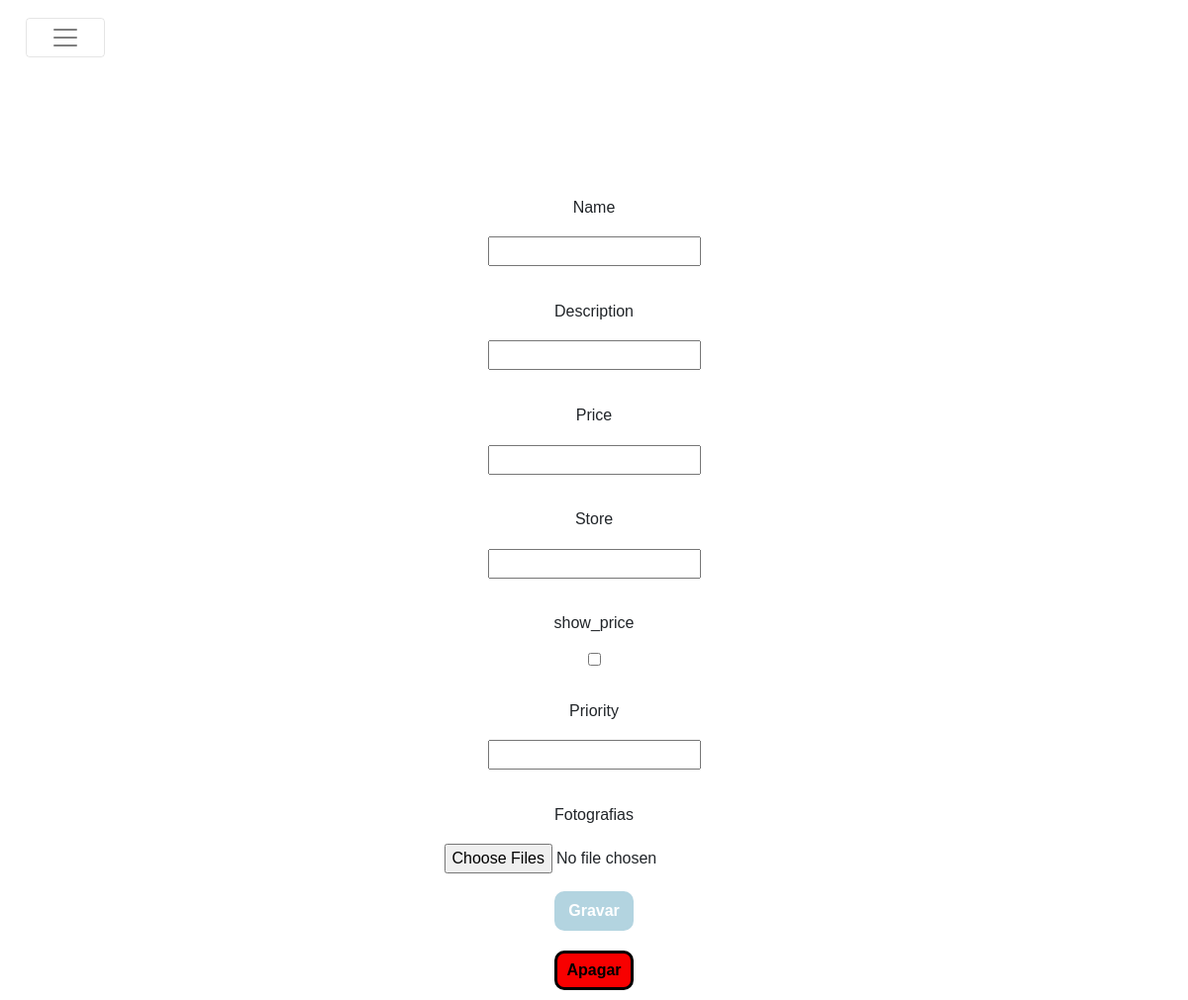
The page /edit/product/6 on the database as committed earlier.
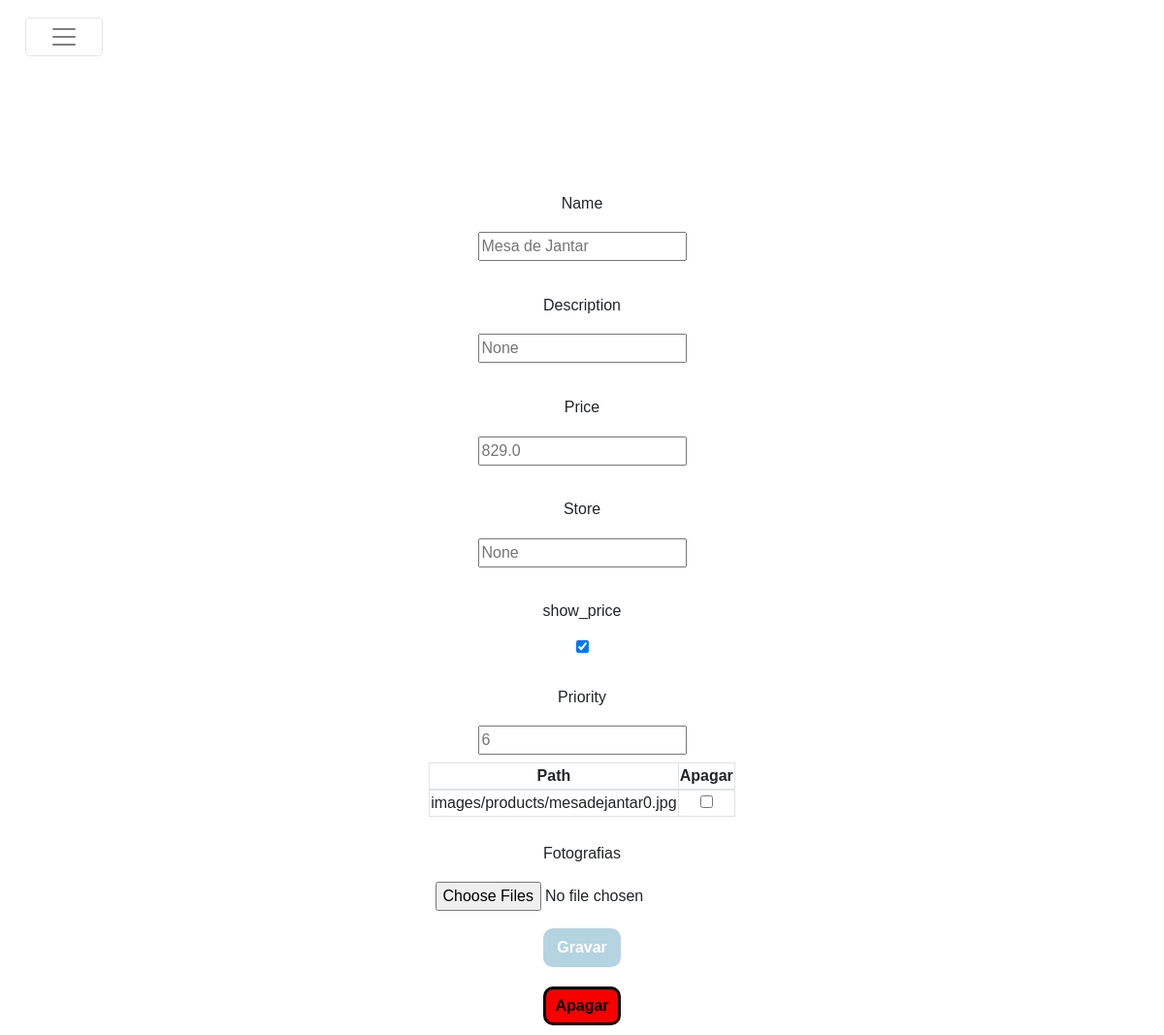
The same page on the database as committed later.
### margaridaealberto/models/products.py (models this page shows, shortened)
class Product(db.Model ,model.Model,model.Base):
    __tablename__ = 'products'
    __table_args__ = {'extend_existing': True}
    id = Column(Integer, primary_key=True)
    name = Column(String(80), unique=True, nullable=False)
    description = Column(Text)
    price = Column(Float)
    price_paid = Column(Float, default= 0.0)
    store = Column(Text)
    show_price = Column(Boolean, default=True)
    priority = Column(Integer, default=10)
    images = relationship('ProductImage', back_populates="product")
    contributions = relationship('Contribution', back_populates="product")

### margaridaealberto/models/product_images.py (models this page shows)
class ProductImage(db.Model ,model.Model,model.Base):
    __tablename__ = 'product_images'
    __table_args__ = {'extend_existing': True}
    id = Column(Integer, primary_key=True)
    path = Column(Text)
    product_id = Column(Integer, ForeignKey('products.id'))
    product = relationship('Product', back_populates="images")

### margaridaealberto/modules/edit.py (the view, shortened to what this page needs)
@bp.route('/product/<product_id>', methods=('GET', 'POST'))
@bp.route('/product/<product_id>/<delete>', methods=('GET', 'POST'))
def product(product_id,delete=None):
    product = Product.query.filter_by(id=product_id).first()
    return render_template('edit/product.html',product=product)

### margaridaealberto/templates/edit/product.html
{% extends 'layout.html' %}
{% block content %}
<div class="product_form_container">
    <form method="post" class="product_form"  enctype="multipart/form-data">
            <div class="product_attribute_container">
                <label for="name"> Name</label>
                <input type="text" name="name" placeholder="{{product.name}}">
            </div>
            <div class="product_attribute_container">
                <label for="description"> Description</label>
                <input type="text" name="description" placeholder="{{product.description}}">
            </div>
            <div class="product_attribute_container">
                <label for="price"> Price</label>
                <input type="number" name="price" placeholder="{{product.price}}">
            </div>
            <div class="product_attribute_container">
                <label for="store"> Store</label>
                <input type="text" name="store" placeholder="{{product.store}}">
            </div>
            <div class="product_attribute_container">
                <label for="show_price"> show_price</label>
                <input type="checkbox" name="show_price" {{ "checked" if product.show_price }}>
            </div>
            <div class="product_attribute_container">
                <label for="priority"> Priority</label>
                <input type="number" name="priority" placeholder="{{product.priority}}">
            </div>
            {% if product.images %}
            <table class="table-bordered">
                <thead>
                    <tr>
                        <th>Path</th>
                        <th>Apagar</th>
                    </tr>
                </thead>
                <tbody>
                    {% for image in product.images %}
                    <tr>
                        <td>{{image.path}}</td>
                        <td><input type="checkbox" name="images_to_delete" value="{{image.id}}"></td>
                    </tr>
                    {% endfor %}
                </tbody>
            </table>
            {% endif %}
            <div class="product_attribute_container">
                <label for='picture'>Fotografias </label>
                <input type="file" name="pictures" multiple>
            </div>
            <button class ="accept">Gravar</button>
        </form>
        <form method="post" action="{{url_for('edit.product',product_id=product.id,delete='delete')}}" class="product_form">
            <button class ="delete">Apagar</button>
        </form>
</div>
{% endblock %}

Rows that differ between the two databases and show on the page:
added Product: name "Mesa de Jantar", description "None", price "829.0", store "None", priority "6"
added ProductImage: path "images/products/mesadejantar0.jpg"
Other text that changed with them:
form field show_price: "☐" → "☑"
text now shown: "Path Apagar"
